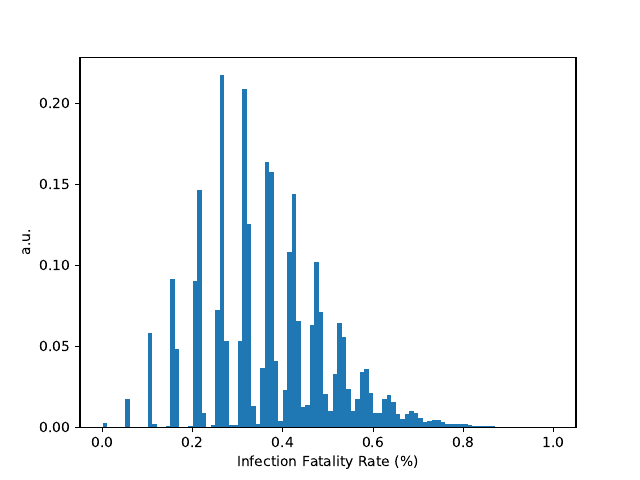

Python code for this plot:
# Inputs:
# - The study finds that the infection fatality rate (IFR) of SARS-CoV-2 in the random sample was 0.37% [0.29%; 0.45%]. 
# - "The analysis considered 919 individuals chosen out of 12597 people." 
# - "In 919 they found 138 infected and 7 deaths from COVID-19 in all 12597." 

# Assumptions:
# - Sample estimate of "raw infection rate" is 138/919
# - "Raw death rate" for population is 7/12597

# Approach:
# 0) IFR = N_f/N_i' = (N_f/N_p) * (N_i'/N_p) = N_f/N_i'
# - where N_i' is the estimated number of infections in the population N_p
# 1) Throw toys using Gaussian(mu=N_i',sigma=sigma_i')
# - N_i = 138 and sigma_i = sqrt(n*p*(1-p)) = 10.83
#    - where n = N_t = 919 and p = N_i/N_t = 138/919
# - Assume N_i' and sigma_i' is obtained by scaling N_i and sigma_i by factor (N_p/N_t)
#   => N_i' = 1891.6, sigma_i' = 148.4
#   - Question: is there any "sample->population" correction to be applied to N_i' and sigma_i'
# 2) Throw toys using Poisson(mu=N_f)
# - N_f=7
# 3a) Plot N_f/N_i' based on the toys (as N_p cancels out...)

import numpy as np
import matplotlib.pyplot as plt

########################################
# Inputs

N_p = 12597. # population
N_t = 919.   # tested
N_i = 138.   # infected
N_f = 7.     # fatal

trials = 10000000

########################################
# Scaled infection rate and uncertainty (68% CL) using normal approximation

N_I = N_i * (N_p/N_t) # = 1891.6
print("N_I:",N_I)

n = N_t
p = N_i/N_t
sigma_I = np.sqrt(n*p*(1.-p)) * (N_p/N_t) # = 148.4
print("sigma_I:",sigma_I)

########################################
# Gaussian(mu=N_I,sigma=sigma_I) and histogram

toys_I = np.random.normal(N_I, sigma_I, trials)
print("toys_I.shape:",toys_I.shape)
print("N_I:",np.mean(toys_I))
print("sigma_I:",np.std(toys_I))

count, bins, ignored = plt.hist(toys_I, bins=30, normed=True)
plt.plot(bins, 
         1/(sigma_I * np.sqrt(2 * np.pi)) * np.exp( - (bins - N_I)**2 / (2 * sigma_I**2) ),
         linewidth=2, 
         color='r')
plt.savefig("infected.pdf")
plt.clf()

########################################
# Poisson(mu=N_f) and histogram

toys_f = np.random.poisson(N_f, trials)
print("toys_f.shape",toys_f.shape)
print("N_f:",np.mean(toys_f))
print("sigma_f:",np.std(toys_f))

count, bins, ignored = plt.hist(toys_f, bins=np.arange(31), normed=True)
plt.savefig("fatal.pdf")
plt.clf()

########################################
# IFR and histogram

toys_ifr = toys_f / toys_I
print("toys_ifr.shape",toys_ifr.shape)

# Display the histogram of the samples
bins=bins=np.linspace(0,1.,101)
count, bins, ignored = plt.hist(toys_ifr*100., bins, normed=True)
plt.xlabel('IFR (%)')
plt.ylabel('a.u.')
plt.savefig("ifr.pdf")
plt.clf()

########################################
# IFR and histogram

#toys_ifr = np.zeros((0))
#for i,I in enumerate(toys_I) :
#    print("toy:",i)
#    toys_ifr = np.append(toys_ifr,(np.random.poisson(N_f, trials)*1.)/(I*1.))
#print("toys_ifr.shape",toys_ifr.shape)
#
## Display the histogram of the samples
#bins=bins=np.linspace(0,0.01,201)
#count, bins, ignored = plt.hist(toys_ifr, bins, normed=True)
#plt.savefig("ifr.pdf")
#plt.clf()

########################################
# Intervals

ifr = sorted(toys_ifr)
mean = np.mean(ifr)
l68 = (0.+((1.-0.683)/2.))*100.
u68 = (1.-((1.-0.683)/2.))*100.
l95 = (0.+((1.-0.950)/2.))*100.
u95 = (1.-((1.-0.950)/2.))*100.
print("<IFR> = {:5.3f} % | CL68: [{:5.3f} {:5.3f}] % CL95: [{:5.3f} {:5.3f}] %".format(
        np.mean(ifr)*100., 
        np.percentile(ifr,l68)*100.,
        np.percentile(ifr,u68)*100.,
        np.percentile(ifr,l95)*100.,
        np.percentile(ifr,u95)*100.,
        )
      )

########################################
# 3b) Throw toys using Binomial(n=N_f,p=N_f/N_i') and plot
# binomial and histogram
#trials=10000
#binomial = np.zeros((0))
#for i,(f,I) in enumerate(zip(toys_f,toys_I)) :
#    print("toy:",i)
#    binomial = np.append(binomial,(np.random.binomial(I, f*1./I*1., trials)*1.)/(I*1.))
#print("binomial.shape",binomial.shape)
#
## Display the histogram of the samples
#bins=bins=np.linspace(0,0.01,51)
#count, bins, ignored = plt.hist(binomial, bins, normed=True)
#plt.savefig("binomial.pdf")
#plt.clf()
